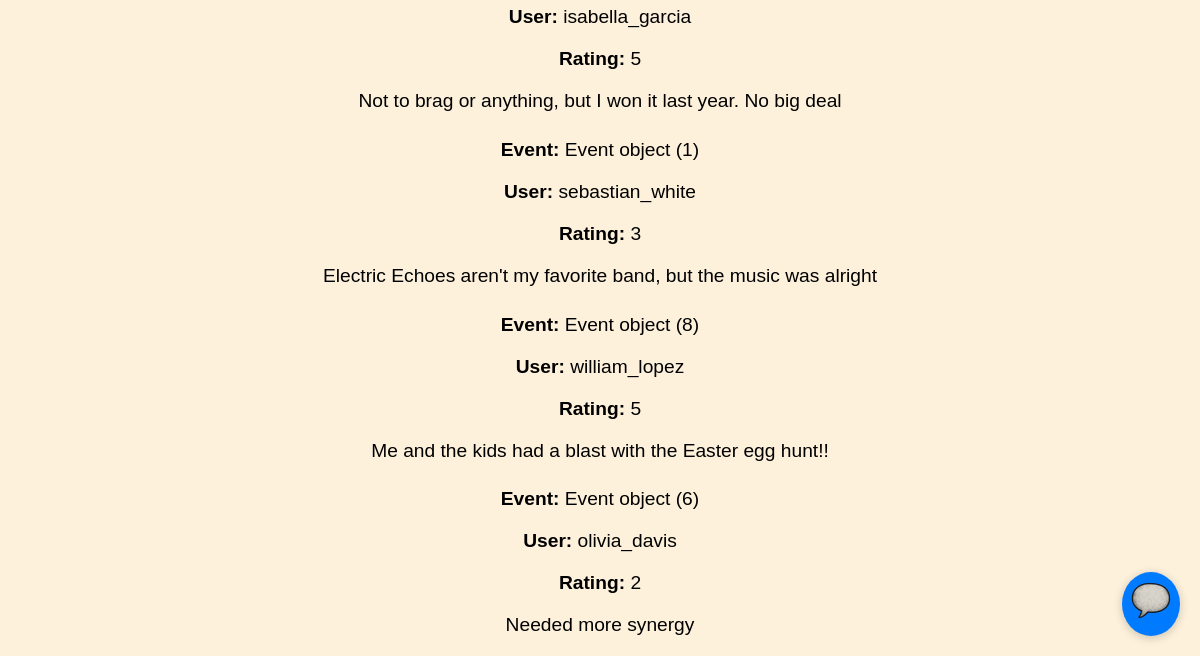
/feedback/list (lower part), run on an earlier commit of the app's database.
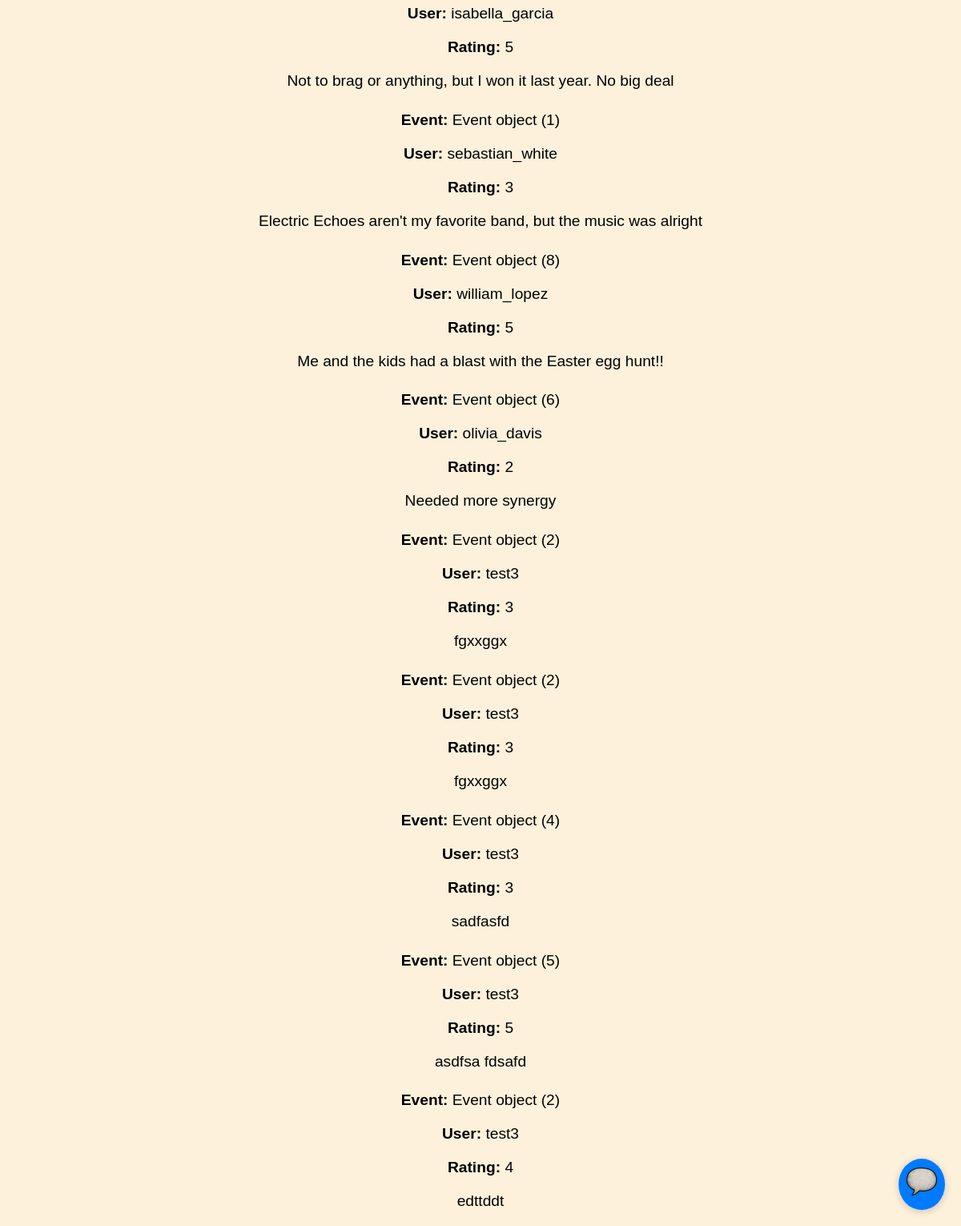
And on a later commit of the database.
### events/models.py (models this page shows)
class Feedback(models.Model):
    EventID = models.AutoField(("feedbackID"), primary_key=True)
    UserID = models.ForeignKey(Users, on_delete=models.CASCADE)
    EventID = models.ForeignKey(Event, on_delete=models.CASCADE)
    Rating = models.IntegerField(("rating"), default=1, validators=[MaxValueValidator(5)])
    Comments = models.CharField(("comments"), max_length=500)
    Date = models.DateTimeField(("date"), auto_now_add=True)

class Users(AbstractUser): # AbstractUser comes with a whole bunch of attributes
    UserID = models.AutoField(("userID"), primary_key=True) # autofield automatically increments an int as a new row is created
    groups = models.ManyToManyField(
        'auth.Group',
        related_name='event_users',  # Custom related_name for reverse accessor
        blank=True
    )
    user_permissions = models.ManyToManyField(
        'auth.Permission',
        related_name='event_user_permissions',  # Custom related_name for reverse accessor
        blank=True
    )

class Event(models.Model):
    EventID = models.AutoField(("eventID"), primary_key=True)
    OrganizerID = models.ForeignKey(Users, on_delete=models.CASCADE)
    CategoryID = models.ForeignKey(Category, on_delete=models.CASCADE)
    Title = models.CharField(("title"), max_length=100)
    Description = models.CharField(("description"), max_length=500)
    Location = models.CharField(("location"), max_length=100)
    DateTime = models.DateTimeField(("datetime"), null=True)
    EventStatus = models.BooleanField(("eventstatus"), default=True)

### lagniappe_signup/views.py (the view)
# urls.py: path('feedback/list', views.list_feedback.as_view(), name="feedback-list"),
class list_feedback(ListView):
    model = Feedback
    template_name = "feedback_list.html"
    context_object_name = "feedback"
    paginate = 20

### templates/feedback_list.html (shortened to what this page needs)
{% extends "headBanner.html" %}
{% block content %}
  {% if feedback %}
    <ul style="list-style-type: none; padding-left: 0;">
      {% for f in feedback %}
        <li>
          <p><strong>Event:</strong> {{ f.EventID }}</p>
          <p><strong>User:</strong> {{ f.UserID }}</p>
          <p><strong>Rating:</strong> {{ f.Rating }}</p>
          <p>{{ f.Comments }}</p>
        </li>
      {% endfor %}
    </ul>
  {% else %}
    <p>No events available.</p>
  {% endif %}
{% endblock %}

What changed in the data, as far as the page shows it:
added Feedback: EventID "Event object (2)", UserID "test3", Rating "3", Comments "fgxxggx"
added Feedback: EventID "Event object (2)", UserID "test3", Rating "3", Comments "fgxxggx"
added Feedback: EventID "Event object (4)", UserID "test3", Rating "3", Comments "sadfasfd"
added Feedback: EventID "Event object (5)", UserID "test3", Rating "5", Comments "asdfsa fdsafd"
added Feedback: EventID "Event object (2)", UserID "test3", Rating "4", Comments "edttddt"
